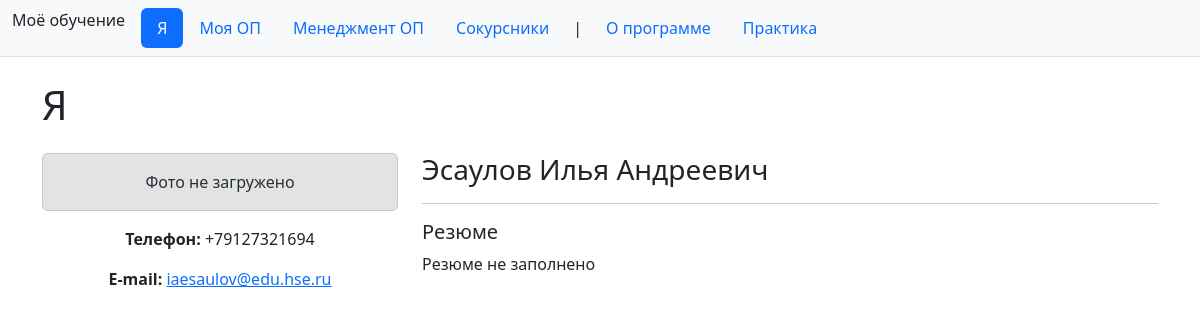
The app's page /my-education/me/ with its own data.
### my_education/models.py (models this page shows, shortened)
class GenericPage(models.Model):
    page_slug = models.SlugField(
        "Уникальный слаг",
        max_length=100,
        unique=True,
        help_text="URL: /my-education/page/<page_slug>/"
    )
    page_title = models.CharField("Заголовок страницы", max_length=200)
    menu_label = models.CharField(
        "Название в навигации",
        max_length=100,
        blank=True,
        help_text="Если пусто или menu_order=0 → не показывать в меню"
    )
    menu_order = models.IntegerField(
        "Позиция в навигации",
        default=0,
        help_text=">0 → показывать; чем выше число, тем раньше в меню"
    )
    content_html = models.TextField(
        "HTML-контент страницы",
        default="<p>Здесь ваш HTML-контент</p>"
    )
    updated_at = models.DateTimeField("Последнее изменение", auto_now=True)
    class Meta:
        verbose_name = "Универсальная страница"
        verbose_name_plural = "Универсальные страницы"
        ordering = ["-menu_order", "page_title"]
    def get_absolute_url(self):
        return reverse("my_education:generic_page", kwargs={"page_slug": self.page_slug})

class Profile(models.Model):
    full_name = models.CharField("ФИО", max_length=200)
    email = models.EmailField("E-mail")
    phone = models.CharField("Телефон", max_length=20, blank=True)
    resume = models.TextField("Резюме", blank=True)
    class Meta:
        verbose_name = "Профиль"
        verbose_name_plural = "Профили"

### my_education/views.py (the view)
# urls.py: path("me/", views.profile_detail, name="profile"),
def profile_detail(request):
    profile = get_object_or_404(Profile)
    return render(request, "my_education/profile_detail.html", {
        "profile": profile,
        "generic_nav_items": GenericPage.objects.filter(menu_order__gt=0).order_by("-menu_order"),
    })

### my_education/templates/my_education/profile_detail.html (shortened to what this page needs)
{% extends "my_education/base.html" %}
{% block content %}
<h1 class="mb-4">Я</h1>
<div class="row">
    <div class="col-md-4 text-center">
        {% if profile.photo %}
        <img src="{{ profile.photo.url }}" alt="{{ profile.full_name }}" class="img-fluid rounded mb-3">
        {% else %}
        <div class="alert alert-secondary">Фото не загружено</div>
        {% endif %}
        <p><strong>Телефон:</strong> {{ profile.phone|default:"–" }}</p>
        <p><strong>E-mail:</strong> <a href="mailto:{{ profile.email }}">{{ profile.email }}</a></p>
    </div>
    <div class="col-md-8">
        <h3>{{ profile.full_name }}</h3>
        <hr>
        <h5>Резюме</h5>
        <p>{{ profile.resume|linebreaksbr|default:"Резюме не заполнено" }}</p>
    </div>
</div>
{% endblock %}

### my_education/templates/my_education/base.html (shortened to what this page needs)
<!DOCTYPE html>
<html lang="en">
<head>
    <link href="https://cdn.jsdelivr.net/npm/bootstrap@5.3.3/dist/css/bootstrap.min.css" rel="stylesheet">
</head>
<body>
<header class="bg-light border-bottom mb-4">
    <div class="container-fluid">
        <nav class="nav nav-pills py-2 nav-flex-wrap">
            <span class="navbar-brand me-3">Моё обучение</span>
            <a class="nav-link{% if request.resolver_match.url_name == 'profile' %} active{% endif %}"
               href="{% url 'my_education:profile' %}">Я</a>
            <a class="nav-link{% if request.resolver_match.url_name == 'program' %} active{% endif %}"
               href="{% url 'my_education:program' %}">Моя ОП</a>
            <a class="nav-link{% if request.resolver_match.url_name == 'program_staff' %} active{% endif %}"
               href="{% url 'my_education:program_staff' %}">Менеджмент ОП</a>
            <a class="nav-link{% if request.resolver_match.url_name == 'mates' %} active{% endif %}"
               href="{% url 'my_education:mates' %}">Сокурсники</a>
            <span class="navbar-text mx-2">|</span>
            {% for gp in generic_nav_items %}
            <a class="nav-link{% if request.path == gp.get_absolute_url %} active{% endif %}"
               href="{{ gp.get_absolute_url }}">
                {{ gp.menu_label }}
            </a>
            {% endfor %}
        </nav>
    </div>
</header>
<div class="container my-4">
    {% block content %}{% endblock %}
</div>
</body>
</html>

### my_education/templates/my_education/base.html (style rules this page uses)
.nav-flex-wrap { flex-wrap: wrap !important; }

### records on screen
GenericPage: menu_label "О программе"
GenericPage: menu_label "Практика"
Profile: phone "+79127321694", email "iaesaulov@edu.hse.ru", full_name "Эсаулов Илья Андреевич", resume "Резюме не заполнено"
